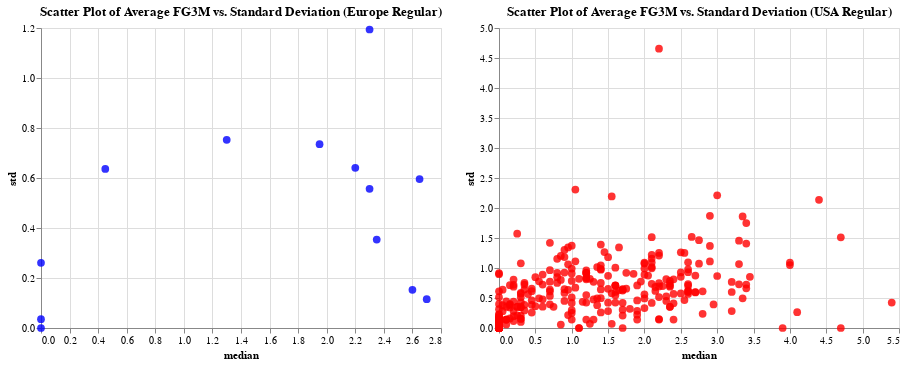

Notebook source saved alongside this figure:
### Code cell
import pandas as pd
import altair as alt

# Calculate mean and standard deviation for AVG AST for data_per_min_europe_regular
avg_ast_std_europe = europe_F_regular.groupby('PLAYER_NAME')['FG3M'].agg(['median', 'std']).reset_index()

# Calculate mean and standard deviation for AVG AST for data_per_min_usa_regular
avg_ast_std_usa = non_europe_F_regular.groupby('PLAYER_NAME')['FG3M'].agg(['median', 'std']).reset_index()

# Create scatter plot for data_per_min_europe_regular
scatter_europe = alt.Chart(avg_ast_std_europe).mark_circle(size=60).encode(
    x='median:Q',
    y='std:Q',
    tooltip=['PLAYER_NAME', 'median', 'std'],
    color=alt.value('blue'),
    opacity=alt.value(0.8)
).properties(
    width=400,
    height=300,
    title='Scatter Plot of Average FG3M vs. Standard Deviation (Europe Regular)'
)

# Create scatter plot for data_per_min_usa_regular
scatter_usa = alt.Chart(avg_ast_std_usa).mark_circle(size=60).encode(
    x='median:Q',
    y='std:Q',
    tooltip=['PLAYER_NAME', 'median', 'std'],
    color=alt.value('red'),
    opacity=alt.value(0.8)
).properties(
    width=400,
    height=300,
    title='Scatter Plot of Average FG3M vs. Standard Deviation (USA Regular)'
)

# Concatenate the plots
scatter_europe | scatter_usa

### Figure 1 — Vega-Lite specification as saved in the notebook (floating-point values rounded to 4 significant figures; data arrays with more than 128 entries replaced by an {"elided": "..."} marker saying what was removed)
{"config": {"view": {"continuousWidth": 300, "continuousHeight": 300}}, "hconcat": [{"data": {"name": "data-5aafe4b706e2c2ca563e6a87fb1b0ef8"}, "mark": {"type": "circle", "size": 60}, "encoding": {"color": {"value": "blue"}, "opacity": {"value": 0.8}, "tooltip": [{"field": "PLAYER_NAME", "type": "nominal"}, {"field": "median", "type": "quantitative"}, {"field": "std", "type": "quantitative"}], "x": {"field": "median", "type": "quantitative"}, "y": {"field": "std", "type": "quantitative"}}, "height": 300, "title": "Scatter Plot of Average FG3M vs. Standard Deviation (Europe Regular)", "width": 400}, {"data": {"name": "data-6d392eb923314969f9861c34e12832b4"}, "mark": {"type": "circle", "size": 60}, "encoding": {"color": {"value": "red"}, "opacity": {"value": 0.8}, "tooltip": [{"field": "PLAYER_NAME", "type": "nominal"}, {"field": "median", "type": "quantitative"}, {"field": "std", "type": "quantitative"}], "x": {"field": "median", "type": "quantitative"}, "y": {"field": "std", "type": "quantitative"}}, "height": 300, "title": "Scatter Plot of Average FG3M vs. Standard Deviation (USA Regular)", "width": 400}], "$schema": "https://vega.github.io/schema/vega-lite/v5.17.0.json", "datasets": {"data-5aafe4b706e2c2ca563e6a87fb1b0ef8": [{"PLAYER_NAME": "Admiral Schofield", "median": 2.6, "std": 0.1528}, {"PLAYER_NAME": "Antonis Fotsis", "median": 1.1, "std": null}, {"PLAYER_NAME": "Darius Songaila", "median": 0.0, "std": 0.03536}, {"PLAYER_NAME": "Erik Murphy", "median": 0.0, "std": null}, {"PLAYER_NAME": "Ersan Ilyasova", "median": 2.3, "std": 1.194}, {"PLAYER_NAME": "Jeremy Sochan", "median": 1.1, "std": null}, {"PLAYER_NAME": "Joel Bolomboy", "median": 0.45, "std": 0.6364}, {"PLAYER_NAME": "Killian Tillie", "median": 2.7, "std": 0.1155}, {"PLAYER_NAME": "Kostas Antetokounmpo", "median": 0.0, "std": 0.0}, {"PLAYER_NAME": "Luka Samanic", "median": 2.3, "std": 0.5568}, {"PLAYER_NAME": "Luol Deng", "median": 1.3, "std": 0.753}, {"PLAYER_NAME": "Moritz Wagner", "median": 2.2, "std": 0.6408}, {"PLAYER_NAME": "Moussa Diabate", "median": 0.2, "std": null}, {"PLAYER_NAME": "Nikola Jovic", "median": 1.9, "std": null}, {"PLAYER_NAME": "OG Anunoby", "median": 2.65, "std": 0.5955}, {"PLAYER_NAME": "Omri Casspi", "median": 1.95, "std": 0.7351}, {"PLAYER_NAME": "Ousmane Dieng", "median": 2.1, "std": null}, {"PLAYER_NAME": "Sandro Mamukelashvili", "median": 2.35, "std": 0.3536}, {"PLAYER_NAME": "Thanasis Antetokounmpo", "median": 0.0, "std": 0.2608}, {"PLAYER_NAME": "Yves Pons", "median": 1.9, "std": null}], "data-6d392eb923314969f9861c34e12832b4": {"elided": "382 records"}}}
